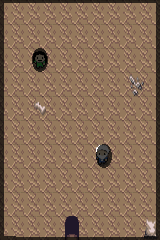

A 2D game scene composited from a Tiled map and its tileset images. What follows is a short description and the map's XML, with every tile layer's data as written:
An orthogonal 10x10 tile map with 16x24 px tiles, 3 tile layers (Tile Layer 1, Tile Layer 2, collision), 3 tilesets and 1 object.

<map version="1.10" tiledversion="1.10.0" orientation="orthogonal" renderorder="right-down" width="10" height="10" tilewidth="16" tileheight="24" infinite="0" nextlayerid="5" nextobjectid="7">
 <tileset firstgid="1" source="house_int.tsx" />
 <tileset firstgid="1001" source="collisions.tsx" />
 <tileset firstgid="1161" source="home.tsx" />
 <layer id="1" name="Tile Layer 1" width="10" height="10">
  <data encoding="csv">
1693,1693,1693,1693,1693,1693,1693,1693,1693,1693,
1693,1693,1693,1693,1693,1693,1693,1693,1693,1693,
1693,1693,1693,1693,1693,1693,1693,1693,1693,1693,
1693,1693,1693,1693,1693,1693,1693,1693,1693,1693,
1693,1693,1693,1693,1693,1693,1693,1693,1693,1693,
1693,1693,1693,1693,1693,1693,1693,1693,1693,1693,
1693,1693,1693,1693,1693,1693,1693,1693,1693,1693,
1693,1693,1693,1693,1693,1693,1693,1693,1693,1693,
1693,1693,1693,1693,1693,1693,1693,1693,1693,1693,
1693,1693,1693,1693,1693,1693,1693,1693,1693,1693
</data>
 </layer>
 <layer id="2" name="Tile Layer 2" width="10" height="10">
  <data encoding="csv">
0,0,0,0,0,0,0,0,0,0,
0,0,0,0,0,0,0,0,0,0,
0,0,2570,0,0,0,0,0,0,0,
0,0,0,0,0,0,0,0,1268,0,
0,0,1310,0,0,0,0,0,0,0,
0,0,0,0,0,0,0,0,0,0,
0,0,0,0,0,0,2572,0,0,0,
0,0,0,0,0,0,0,0,0,0,
0,0,0,0,0,0,0,0,0,0,
0,0,0,0,86,0,0,0,0,1193
</data>
 </layer>
 <layer id="3" name="collision" width="10" height="10" opacity="0.7">
  <data encoding="csv">
1010,1057,1057,1057,1057,1057,1057,1057,1057,1011,
1026,0,0,0,0,0,0,0,0,1025,
1026,0,1005,0,0,0,0,0,0,1025,
1026,0,0,0,0,0,0,0,0,1025,
1026,0,0,0,0,0,0,0,0,1025,
1026,0,0,0,0,0,0,0,0,1025,
1026,0,0,0,0,0,1005,0,0,1025,
1026,0,0,0,0,0,0,0,0,1025,
1026,0,0,0,0,0,0,0,0,1025,
1012,1041,1041,1041,1041,1041,1041,1041,1041,1013
</data>
 </layer>
 <objectgroup id="4" name="objects">
  <object id="5" gid="1041" x="64" y="240" width="16" height="24">
   <properties>
    <property name="teleport" value="&amp;home_def,9,8" />
   </properties>
  </object>
 </objectgroup>
</map>